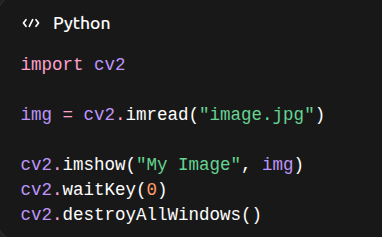
#> input picture test.jpg, 382 x 237 px
$ jupyter execute --allow-errors main2.ipynb   (older library calls are emulated)
#> lines starting #> are read from the running program, lines starting #| are printed output that depends on the picture; after the words box and inside, x2 and y2 are one past the last pixel; in counts of white or black regions, pixels touching at a corner belong together
<!-- Edge Detection -->

[cell 1]
import cv2

img = cv2.imread('test.jpg')
#> img is the input picture: shape (237, 382, 3); mean B, G, R 33, 32.5, 32.3

[cell 2]
# sobel operator
# Detects edges using gradients
# (1,0) → detect horizontal change
# (0,1) → detect vertical change

sobelx = cv2.Sobel(img, cv2.CV_64F, 1, 0)
sobely = cv2.Sobel(img, cv2.CV_64F, 0, 1)

sobel = cv2.addWeighted(sobelx, 0.5, sobely, 0.5, 0)

# cv2.imshow('Sobel', sobel)
# cv2.waitKey(0)
# cv2.destroyAllWindows()

[cell 3]
# laplacian operator
# detects edges in all directions

gray = cv2.cvtColor(img, cv2.COLOR_BGR2GRAY)
laplacian = cv2.Laplacian(gray, cv2.CV_64F)
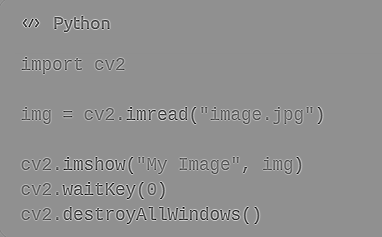
#> laplacian: shape (237, 382) float64; min -532, max 409, mean 0; drawn with min black and max white

# cv2.imshow('Laplacian', laplacian)
# cv2.waitKey(0)
# cv2.destroyAllWindows()

<!-- Why Canny is powerful

Because it uses:

Noise reduction
Gradient calculation
Edge tracking

It’s a full pipeline -->

[cell 4]
# canny edge detection

edges = cv2.Canny(img, 100, 200)
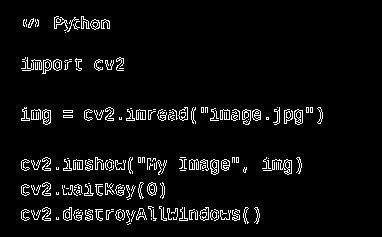
#> edges: shape (237, 382); 5% white in thin lines or dots, all inside (x1, y1, x2, y2) = (21, 16, 323, 225)
# cv2.imshow('Canny', edges)
# cv2.waitKey(0)
# cv2.destroyAllWindows()

<!-- 1. Blur → remove noise
2. Gradient → find edges
3. Non-max suppression → thin edges
4. Hysteresis → keep strong edges -->

<!-- Thresholding -->

[cell 5]
# Only 2 values → 0 or 255
# Binary image

ret, thresh = cv2.threshold(gray, 127, 255, cv2.THRESH_BINARY)
#> thresh: shape (237, 382); 4% white in thin lines or dots, all inside (x1, y1, x2, y2) = (22, 16, 323, 224)
# cv2.imshow('Threshold', thresh)
# cv2.waitKey(0)
# cv2.destroyAllWindows()

<!-- Types:
1) cv2.THRESH_BINARY : simple
2) cv2.THRESH_BINARY_INV : Black becomes white, white becomes black
3) cv2.THRESH_TRUNC : Values above threshold become threshold
4) cv2.THRESH_TOZERO : Below threshold → 0 -->

[cell 6]
# adaptive thresholding
# Threshold value is calculated for smaller regions
# More accurate for images with varying illumination

thresh = cv2.adaptiveThreshold(
    gray,
    255,
    cv2.ADAPTIVE_THRESH_GAUSSIAN_C,
    cv2.THRESH_BINARY,
    11,
    2
)
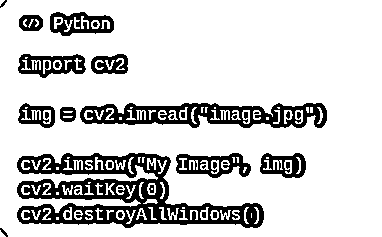
#> thresh: shape (237, 382); 81.8% white; 38 black regions (12 under 20 px), largest, box (x1, y1, x2, y2) and area: (17, 153, 264, 228) 7755, (80, 103, 327, 128) 3356, (176, 153, 251, 178) 963
# cv2.imshow('Adaptive Threshold', thresh)
# cv2.waitKey(0)
# cv2.destroyAllWindows()

[cell 7]
# types:
# Mean : ADAPTIVE_THRESH_MEAN_C
# Gaussian : ADAPTIVE_THRESH_GAUSSIAN_C

<!-- OTSU'S thresholding : automatically finds best threshold -->

[cell 8]
# OpenCV:
# Analyzes histogram
# Chooses optimal threshold

ret, thresh = cv2.threshold(
    gray,
    0,
    255,
    cv2.THRESH_BINARY + cv2.THRESH_OTSU
)
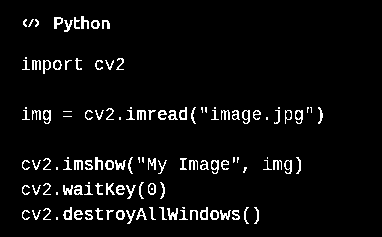
#> thresh: shape (237, 382); 4.9% white in thin lines or dots, all inside (x1, y1, x2, y2) = (22, 16, 323, 224)
#> ret = 100
# cv2.imshow('OTSU Thresholding', thresh)
# cv2.waitKey(0)
# cv2.destroyAllWindows()

[cell 9]
# Simple
img = cv2.imread('doc.jpg')
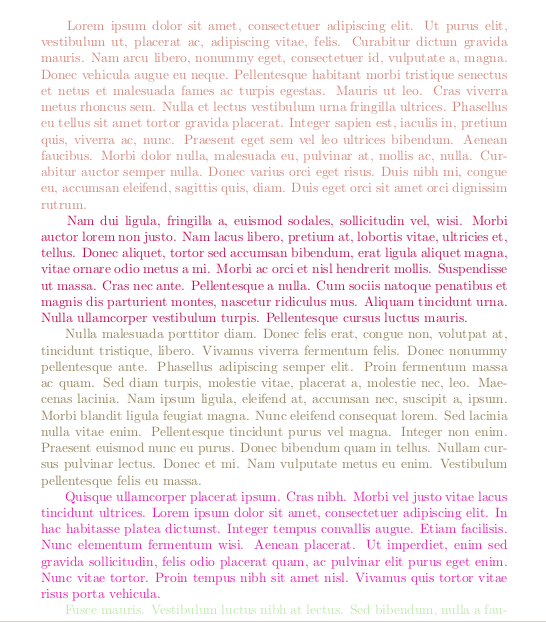
#> input picture doc.jpg, 546 x 622 px
#> img is the input picture: shape (622, 546, 3); mean B, G, R 243.8, 241.9, 249.9
gray = cv2.cvtColor(img, cv2.COLOR_BGR2GRAY)
#> gray: shape (622, 546)
_, th1 = cv2.threshold(gray, 127, 255, cv2.THRESH_BINARY)
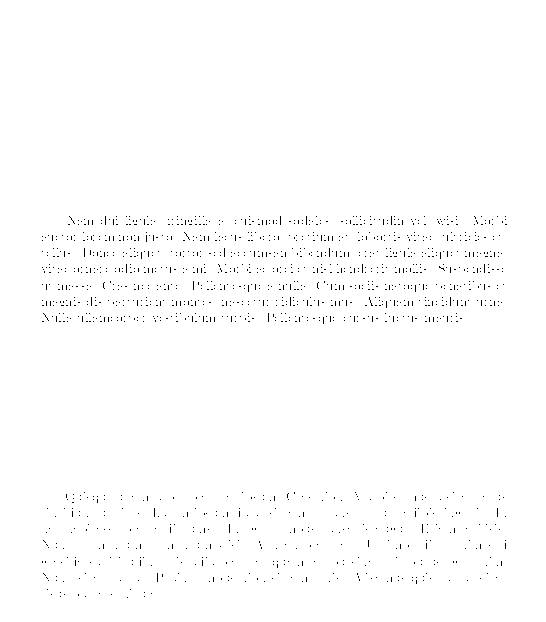
#> th1: shape (622, 546); 99.2% white; black in thin lines or dots, all inside (x1, y1, x2, y2) = (42, 216, 507, 598)

# Adaptive
th2 = cv2.adaptiveThreshold(
    gray, 255,
    cv2.ADAPTIVE_THRESH_MEAN_C,
    cv2.THRESH_BINARY,
    11, 2
)
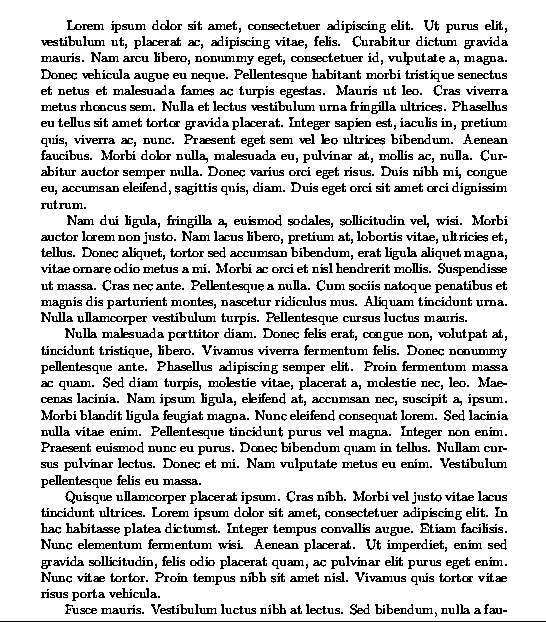
#> th2: shape (622, 546); 83.9% white; black in thin lines or dots

# Otsu
blur = cv2.GaussianBlur(gray, (5,5), 0)
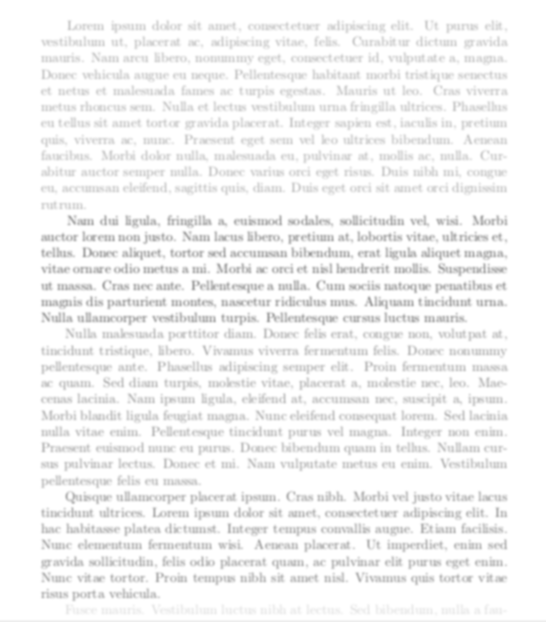
#> blur: shape (622, 546); min 158, max 255, mean 244.5
_, th3 = cv2.threshold(
    blur, 0, 255,
    cv2.THRESH_BINARY + cv2.THRESH_OTSU
)
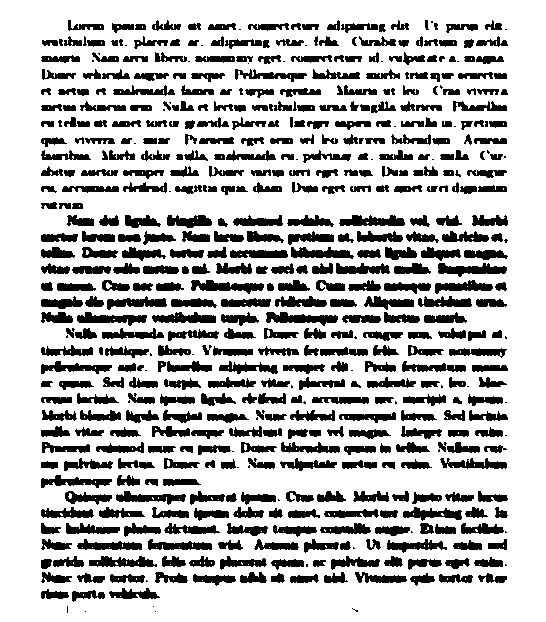
#> th3: shape (622, 546); 75.2% white; 546 black regions (59 under 20 px), largest, box (x1, y1, x2, y2) and area: (266, 312, 338, 326) 577, (191, 280, 264, 294) 572, (438, 263, 507, 277) 554

# [6 lines of commented-out code are left out]

<!-- Morphological operations -->

[cell 10]
# Goal
# Remove noise
# Fix broken shapes
# Improve object detection
import numpy as np
kernel = np.ones((3,3), np.uint8)


erosion = cv2.erode(thresh, kernel, iterations=1)
#> erosion: shape (237, 382); 0.1% white in thin lines or dots, all inside (x1, y1, x2, y2) = (55, 17, 322, 219)
# Removes white pixels at boundaries
# Eliminates small noise

dilation = cv2.dilate(thresh, kernel, iterations=1)
#> dilation: shape (237, 382); 11.5% white; 50 white regions, largest, box (x1, y1, x2, y2) and area: (158, 206, 241, 221) 886, (62, 156, 134, 175) 782, (125, 106, 188, 121) 646
# Adds pixels to boundaries
# Fills small gaps

[cell 11]
# Opening (Erosion → Dilation)
# Removes noise but keeps object intact
opening = cv2.morphologyEx(thresh, cv2.MORPH_OPEN, kernel)
#> opening: shape (237, 382); 0.47% white; 21 white regions (14 under 20 px), largest, box (x1, y1, x2, y2) and area: (169, 213, 177, 220) 42, (81, 16, 84, 29) 39, (95, 157, 98, 170) 39

# Closing (Dilation → Erosion)
# Fill gaps in object
closing = cv2.morphologyEx(thresh, cv2.MORPH_CLOSE, kernel)
#> closing: shape (237, 382); 6% white; 62 white regions (9 under 20 px), largest, box (x1, y1, x2, y2) and area: (159, 207, 240, 220) 510, (63, 157, 126, 170) 421, (54, 16, 110, 32) 349

[cell 12]
# Morphological Gradient
# Extract edges using morphology

gradient = cv2.morphologyEx(thresh, cv2.MORPH_GRADIENT, kernel)
#> gradient: shape (237, 382); 11.4% white; 50 white regions, largest, box (x1, y1, x2, y2) and area: (158, 206, 241, 221) 869, (62, 156, 134, 175) 763, (125, 106, 188, 121) 646
# Difference between dilation and erosion

[cell 13]
# Erosion	    Remove noise
# Dilation	    Fill gaps
# Opening	    Remove small objects
# Closing	    Fill holes
# Gradient	    Get edges

[cell 14]
img = cv2.imread("test.jpg")
gray = cv2.cvtColor(img, cv2.COLOR_BGR2GRAY)

_, thresh = cv2.threshold(gray, 127, 255, cv2.THRESH_BINARY)

kernel = np.ones((3,3), np.uint8)

erode = cv2.erode(thresh, kernel, 1)
#> erode: shape (237, 382); 0.03% white in thin lines or dots, all inside (x1, y1, x2, y2) = (55, 19, 228, 218)
dilate = cv2.dilate(thresh, kernel, 1)
#> dilate: shape (237, 382); 10.8% white; 62 white regions (5 under 20 px), largest, box (x1, y1, x2, y2) and area: (53, 15, 111, 33) 610, (158, 206, 209, 221) 531, (63, 156, 104, 171) 435
open_img = cv2.morphologyEx(thresh, cv2.MORPH_OPEN, kernel)
#> open_img: shape (237, 382); 0.17% white; 7 white regions (3 under 20 px), largest, box (x1, y1, x2, y2) and area: (54, 18, 57, 29) 33, (169, 213, 177, 219) 30, (116, 163, 124, 169) 27, (221, 213, 229, 219) 27
close_img = cv2.morphologyEx(thresh, cv2.MORPH_CLOSE, kernel)
#> close_img: shape (237, 382); 5.1% white; 71 white regions (13 under 20 px), largest, box (x1, y1, x2, y2) and area: (54, 16, 110, 32) 324, (159, 207, 208, 220) 271, (64, 157, 103, 170) 251

# [7 lines of commented-out code are left out]

[cell 15]
# Morphology = shape processing

# not modifying colors
# modifying structure

Contours

[cell 16]
# contour = boundary of an object
# thresh : Binary image (from thresholding)

# Retrieval mode :
# RETR_EXTERNAL → only outer contours
# RETR_TREE → all contours

# Approximation :
# CHAIN_APPROX_SIMPLE → compress points
# Faster & efficient

[cell 17]
import cv2
import numpy as np

# Read image
img = cv2.imread("shapes.jpg")
#> (the rest of this cell did not finish here and is left out)

Annotation

[cell 18]
img = cv2.imread('test.jpg')

cv2.line(img, (50,50), (200,200), (0,255,0), 2)
cv2.rectangle(img, (50,50), (200,200), (255,0,0), 2)
cv2.circle(img, (150,150), 50, (0,0,255), 2)
# cv2.rectangle(img, (50,50), (200,200), (255,0,0), -1)
# filled shape thickness =-1
cv2.putText(
    img,
    "Hello",
    (50,50),
    cv2.FONT_HERSHEY_SIMPLEX,
    1,
    (0,255,0),
    2
)
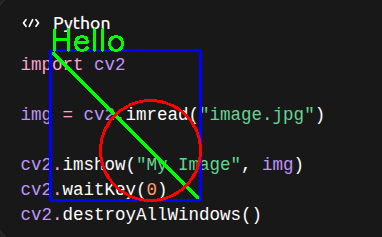
#> img: shape (237, 382, 3); mean B, G, R 36.1, 34.8, 33.5

# cv2.imshow('img', img)
# cv2.waitKey(0)
# cv2.destroyAllWindows()
